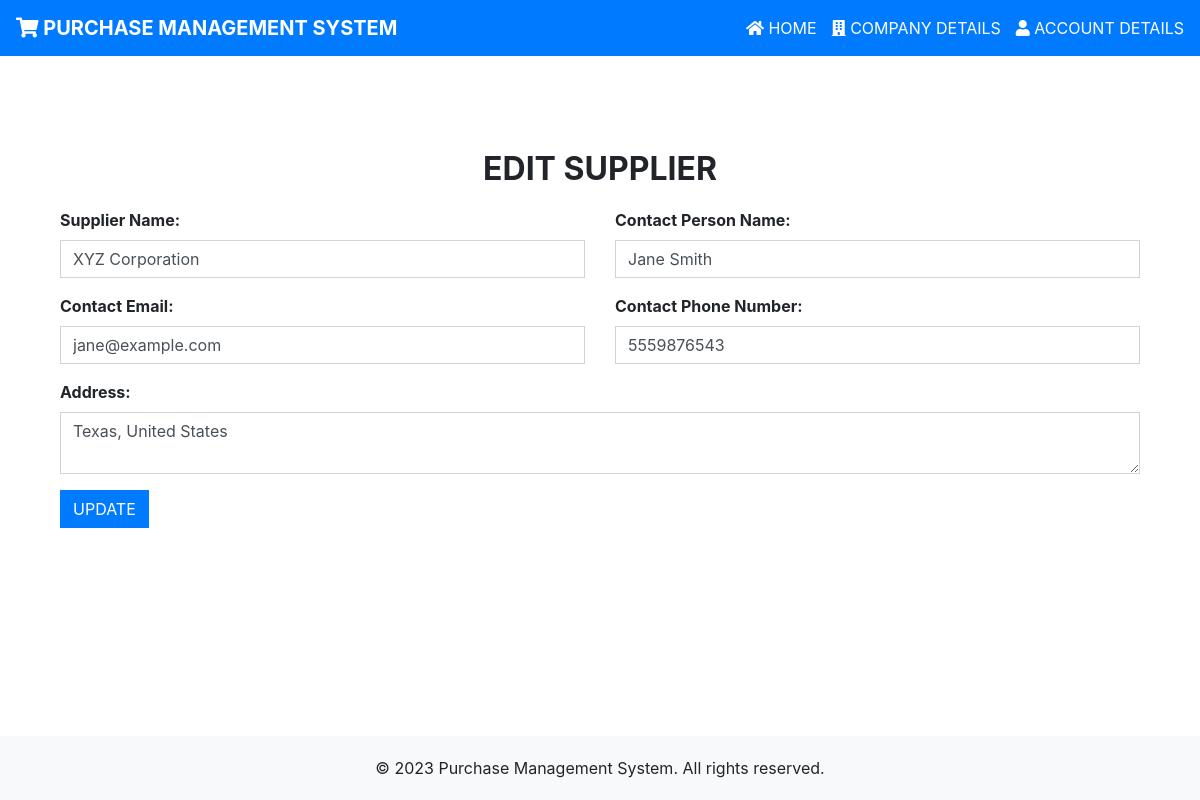
The app's page /editSupplierList.php?id=2 with its own data.
### tables this page shows
CREATE TABLE `supplier_list` (
  `SupplierID` int(100) NOT NULL,
  `SupplierName` varchar(255) NOT NULL,
  `ContactPersonName` varchar(255) NOT NULL,
  `ContactEmail` varchar(255) NOT NULL,
  `ContactPhoneNumber` varchar(20) NOT NULL,
  `Address` varchar(255) NOT NULL,
  `Status` varchar(100) NOT NULL
);

### editSupplierList.php (the view, shortened to what this page needs)
<!DOCTYPE html>
<html>
<head>
   <link rel="stylesheet" href="https://maxcdn.bootstrapcdn.com/bootstrap/4.5.2/css/bootstrap.min.css">
   <link rel="stylesheet" href="https://cdnjs.cloudflare.com/ajax/libs/font-awesome/5.15.3/css/all.min.css">
</head>
<body>
   <nav class="navbar navbar-expand-lg navbar-dark fixed-top">
      <a class="navbar-brand" href="#">
         <i class="fas fa-shopping-cart"></i>
         Purchase Management System
      </a>
      <ul class="navbar-nav ml-auto">
         <li class="nav-item info">
            <i class="fas fa-home icon"></i>
            <a href="http://localhost/Project/Index.html">Home</a>
         </li>
         <li class="nav-item info">
            <i class="fas fa-building icon"></i>
            <a href="http://localhost/Project/ComapanyInfo.html">Company Details</a>
         </li>
         <li class="nav-item info">
            <i class="fas fa-user icon"></i>
            <a href="http://localhost/Project/AccountDetails.php">Account Details</a>
         </li>
      </ul>
   </nav>
   <div class="container">
      <?php
      $servername = "localhost";
      $username = "root";
      $password = "";
      $dbname = "pms";
      $conn = new mysqli($servername, $username, $password, $dbname);
      if ($_SERVER["REQUEST_METHOD"] == "GET" && isset($_GET['id'])) {
         $id = $_GET['id'];
         $sql = "SELECT * FROM supplier_list WHERE SupplierID = $id";
         $result = $conn->query($sql);
         if ($result->num_rows > 0) {
            $row = $result->fetch_assoc();
      ?>
            <div class="container">
               <h2><b>Edit Supplier</b></h2>
               <form action="updateSupplier.php" method="POST">
                  <div class="row">
                     <div class="col-md-6">
                        <div class="form-group">
                           <label for="supplierName">Supplier Name:</label>
                           <input type="text" class="form-control" id="supplierName" name="supplierName" value="<?= $row["SupplierName"] ?>">
                        </div>
                        <div class="form-group">
                           <label for="contactEmail">Contact Email:</label>
                           <input type="email" class="form-control" id="contactEmail" name="contactEmail" value="<?= $row["ContactEmail"] ?>">
                        </div>
                     </div>
                     <div class="col-md-6">
                        <div class="form-group">
                           <label for="contactPersonName">Contact Person Name:</label>
                           <input type="text" class="form-control" id="contactPersonName" name="contactPersonName" value="<?= $row["ContactPersonName"] ?>">
                        </div>
                        <div class="form-group">
                           <label for="contactPhoneNumber">Contact Phone Number:</label>
                           <input type="text" class="form-control" id="contactPhoneNumber" name="contactPhoneNumber" value="<?= $row["ContactPhoneNumber"] ?>">
                        </div>
                     </div>
                  </div>
                  <div class="form-group">
                     <label for="address">Address:</label>
                     <textarea class="form-control" id="address" name="address"><?= $row["Address"] ?></textarea>
                  </div>
                  <button type="submit" class="btn btn-primary">UPDATE</button>
               </form>
            </div>
         <?php
         } else {
            echo "Supplier not found.";
         }
      } else {
         echo "Invalid request.";
      }
      ?>
   </div>
   <footer class="footer">
      <p>&copy; 2023 Purchase Management System. All rights reserved.</p>
   </footer>
</body>
</html>

### editSupplierList.php (style rules this page uses)
body { padding-top: 70px; display: flex; flex-direction: column; min-height: 100vh; }
h2 { text-transform: uppercase; text-align: center; margin-bottom: 20px; }
.navbar { background-color: #007bff; text-transform: uppercase; }
.navbar-brand, .navbar-nav .nav-link { color: #fff; }
.navbar-brand { font-weight: bold; }
a { color: white; }
.navbar-nav .nav-item.info .icon { color: white; }
.footer { background-color: #f8f9fa; padding: 20px 0; text-align: center; margin-top: auto; }
.footer p { margin-bottom: 0; }
.container { margin-top: 40px; }
.form-group label { font-weight: bold; }
.form-control { border-radius: 0; }
button[type="submit"] { border-radius: 0; }
.navbar-nav .nav-item.info { margin-left: 15px; }

### records on screen
supplier_list: supplierName "XYZ Corporation", contactEmail "jane@example.com", contactPersonName "Jane Smith", contactPhoneNumber "5559876543", address "Texas, United States"
